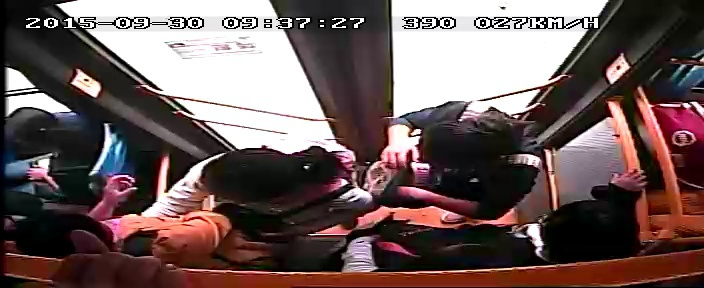
#> input picture 599.jpg, 704 x 288 px, given as the content of the folder E:/PROGRAM/APC/sample_test/3, which was not available
$ python test.py   (Python 2 division)   (older library calls are emulated)
#> lines starting #> are read from the running program, lines starting #| are printed output that depends on the picture; pictures that were not available may be replaced by others from this repository, and a replacement may not be noted
### STC.py
# coding : utf-8
# FileName : STC.py

'''

Fast Tracking via Spatio-Temporal Context Learning

'''

import os
import re
import cv2
import video
import numpy as np
import matplotlib.pyplot as plt
from common import draw_str, RectSelector
import time
# from mpl_toolkits.mplot3d import Axes3D

eps = 1e-20


def get_context(img, pos, sz, window):
    # print img.shape
    # print window.shape
    xs = np.floor(np.arange(pos[0] - sz[0] / 2, pos[0] + sz[0] / 2))
    ys = np.floor(np.arange(pos[1] - sz[1] / 2, pos[1] + sz[1] / 2))
    xs[xs < 1] = 1
    ys[ys < 1] = 1
    xs[xs > (img.shape[1] - 1)] = img.shape[1] - 1
    ys[ys > (img.shape[0] - 1)] = img.shape[0] - 1
    xs = xs.astype(int)
    ys = ys.astype(int)
    rs = np.dot(ys.reshape(-1, 1), np.ones(len(xs)).reshape(1, -1))
    cs = np.dot(xs.reshape(-1, 1), np.ones(len(ys)).reshape(1, -1)).T
    out = img[rs.astype('int'), cs.astype('int')]

    cv2.namedWindow('Test', 0)
    cv2.imshow('Test', out)

    out = np.float32(out)

    out = window * out

    return out


class STC:
    def __init__(self, frame, rect):
        ##initialization
        x1, y1, x2, y2 = rect
        w, h = map(cv2.getOptimalDFTSize, [x2 - x1, y2 - y1])
        self.pos = (x1 + x2) // 2, (y1 + y2) // 2
        self.pos_init = (x1 + x2) // 2, (y1 + y2) // 2
        self.target_sz = w, h

        # parameters according to the paper.
        self.padding = 1  # extra area surrounding the target
        self.rho = 0.075  # the learning parameter \rho
        self.sz = np.floor(np.array(self.target_sz) * (1 + self.padding))  # size of context region

        # parameters of scale updata
        self.scale = 1
        self.lamb = 0.25
        self.num = 5

        # pre-computed confidence map
        self.alapha = 2.25  # parmeter \alpha in Eq.(6)
        self.rs, self.cs = np.mgrid[(1 - self.sz[1] / 2):(1 + self.sz[1] - self.sz[1] / 2),
                           (1 - self.sz[0] / 2):(1 + self.sz[0] - self.sz[0] / 2)]
        self.dist = self.rs ** 2 + self.cs ** 2
        self.conf = np.exp(-0.5 / self.alapha * np.sqrt(self.dist))
        self.conf = self.conf / np.sum(self.conf)
        self.conff = np.fft.fft2(self.conf)

        # control precision
        self.conff.real = np.float32(self.conff.real)
        self.conff.imag = np.float32(self.conff.imag)

        # store pre-computed weight window
        self.ham_win = np.dot(np.hamming(self.sz[1]).reshape(-1, 1),
                              np.hanning(self.sz[0]).reshape(1, -1))
        self.sigma = np.mean(self.target_sz)
        self.window = self.ham_win * np.exp(-0.5 / (self.sigma ** 2) * self.dist)
        self.window = self.window / np.sum(self.window)

        # control precision
        self.window = np.float32(self.window)


        self.contextprior = get_context(frame, self.pos, self.sz, self.window)
        self.hscf = self.conff / np.fft.fft2(self.contextprior)
        self.Hstcf = self.hscf

        self.updata_scale()
        self.updata_tracker(frame)

    def updata_scale(self):
        self.sigma = self.sigma * self.scale
        self.window = self.ham_win * np.exp(-0.5 / (self.sigma ** 2) * self.dist)
        self.window = self.window / np.sum(self.window)

    def updata_tracker(self, frame):
        self.contextprior = get_context(frame, self.pos, self.sz, self.window)
        self.confmap = np.fft.ifft2(self.Hstcf * np.fft.fft2(self.contextprior)).real
        pos_now = np.where(self.confmap == self.confmap.max())
        self.pos = self.pos[0] - 0.5 * self.sz[0] + pos_now[1][0] + 1, self.pos[1] - 0.5 * self.sz[1] + pos_now[0][
            0] + 1
        self.cal_psr(pos_now)
        self.contextprior = get_context(frame, self.pos, self.sz, self.window)
        self.hscf = self.conff/np.fft.fft2(self.contextprior) # ??
        self.Hstcf = (1 - self.rho) * self.Hstcf + self.rho * self.hscf

    # [8 lines left out: function draw_state, not called in this run]

    def cal_psr(self, pos):
        mval, smean, sstd = self.confmap.max(), self.confmap.mean(), self.confmap.std()
        self.psr = (mval - smean) / (sstd + eps)


class App:
    # [52 lines left out: functions __init__, onrect, run, not called in this run]


# [5 lines that do not run on import are left out]

### test.py
import os
import time

import cv2
import imutils
import numpy as np
import scipy.io as sio
from STC import STC


GRAD_DDEPTH = cv2.CV_16S  # Word size for gradient channels.
# Central degrees for gradient orientation channels.
ORIENTATION_DEGREES = [15, 45, 75, 105, 135, 165]
ORIENTATION_BIN = 14  # Bin size for orientation channels.


def oriented_gradient(degree_mat, degree, bin_size):
    """
    Returns the oriented gradient channel.

    :param grad_x: Gradient computed only for X axis.
    :param grad_y: Gradient computed only for Y axis.
    :param degree: Degree of the edge to be calculated
    :param bin_size: Degree margin for which the edges to be calculated.

    For example, if degree is '30' and bin size is '10', this routine computes edges for the degree interval 20 to 40.
    """

    lower_bound = degree - bin_size
    upper_bound = degree + bin_size

    rows, cols = degree_mat.shape

    oriented = np.zeros((rows, cols), np.uint8)

    mask = (degree_mat > lower_bound) * (degree_mat < upper_bound)
    oriented[mask] = 255

    return oriented


def crop_img(I, shrink):
    ndim_I = len(I.shape)
    assert ndim_I > 1
    h, w = I.shape[:2]
    cr = np.mod([h, w], shrink)
    if np.any(cr):
        h = h - cr[0]
        w = w - cr[1]
    I = I[:h, :w]
    return I


def get_feature(I, shrink):
    I = crop_img(I, shrink)
    h, w = I.shape[:2]
    h /= shrink
    w /= shrink

    gray_img = cv2.cvtColor(I, cv2.COLOR_BGR2GRAY)
    gray_img = cv2.GaussianBlur(gray_img, (3, 3), 0)

    gradient_x = cv2.Sobel(gray_img, GRAD_DDEPTH, 1, 0)
    gradient_y = cv2.Sobel(gray_img, GRAD_DDEPTH, 0, 1)

    gx_scaled = cv2.convertScaleAbs(gradient_x)
    gy_scaled = cv2.convertScaleAbs(gradient_y)

    magnitude = cv2.addWeighted(gx_scaled, 0.5, gy_scaled, 0.5, 0)

    luv = cv2.cvtColor(I, cv2.COLOR_BGR2LUV)

    assert len(ORIENTATION_DEGREES) == 6
    assert min(ORIENTATION_DEGREES) - ORIENTATION_BIN > 0
    assert max(ORIENTATION_DEGREES) + ORIENTATION_BIN < 180

    degree = np.arctan2(gradient_y, gradient_x) * 180 / np.pi

    for i, deg in enumerate(ORIENTATION_DEGREES):
        orie = oriented_gradient(degree, deg, ORIENTATION_BIN)
        orie = cv2.medianBlur(orie, 3)
        orie = cv2.bitwise_and(orie, magnitude)
        H = orie.copy() if not i else np.dstack((H, orie))

    luv = cv2.resize(luv, (w, h))
    magnitude = cv2.resize(magnitude, (w, h))
    H = cv2.resize(H, (w, h))

    return luv, magnitude, H


def forestInds(data, thrs, fids, child, N, nfeats):
    # could be optimize
    nFeats_perChn = data.shape[-1] / 10
    chn_idx = fids[0] / nFeats_perChn
    feat_idx = fids[0] % nFeats_perChn

    inds = np.zeros((N, 1), dtype=np.int)
    out = np.ones((N, 1), dtype=np.int)

    idx = feat_idx * 10 + chn_idx
    # [7 lines of commented-out code are left out]
    out[data[:, idx] > thrs[0]] = 2
    return out


def pyramid(image, scale=1.2, minSize=(256, 128)):
    yield scale, image
    while True:
        w = int(image.shape[1] / scale)
        image = imutils.resize(image, width=w)
        if image.shape[0] < minSize[1] or image.shape[1] < minSize[0]:
            break
        yield scale, image


def sliding_window(imageSize, stepSize, windowSize, chns_feat):
    for y in xrange(0, imageSize[0] - windowSize[1] + 1, stepSize):
        for x in xrange(0, imageSize[1] - windowSize[0] + 1, stepSize):
            # feat_veator = np.hstack([chns_feat[y / 4 : (y / 4 + 8), x / 4 : (x / 4 + 16), i].flatten() for i in range(chns_feat.shape[-1])])
            feat_vector = chns_feat[
                y / 4:y / 4 + 8, x / 4:x / 4 + 16].flatten()
            yield (x, y, feat_vector)


def sliding_window_test(imageSize, stepSize, windowSize, chns_feat):
    out = []
    for y in xrange(0, imageSize[0] - windowSize[1] + 1, stepSize):
        for x in xrange(0, imageSize[1] - windowSize[0] + 1, stepSize):
            # feat_veator = np.hstack([chns_feat[y / 4 : (y / 4 + 8), x / 4 : (x / 4 + 16), i].flatten() for i in range(chns_feat.shape[-1])])
            chns_feat_vector = chns_feat[
                y / 4:y / 4 + 8, x / 4:x / 4 + 16].flatten()
            out.append(chns_feat_vector)
    return out


if __name__ == '__main__':

    test = sio.loadmat('model.mat')
#> (reads model.mat from the repository)
    fids = test['model'][0][0][0]
    thrs = test['model'][0][0][1]
    child = test['model'][0][0][2]
    hs = test['model'][0][0][3]
    weights = test['model'][0][0][4]
    depth = test['model'][0][0][5]
    errs = test['model'][0][0][6]
    losses = test['model'][0][0][7]
    treeDepth = test['model'][0][0][8]

    nWeaks = fids.shape[1]

    path = r'E:\PROGRAM\APC\sample_test\3'
    files = os.listdir(path)
    stop_flag = False
    continue_flag = True
    tracker_list = []

    for file in files:

        image = cv2.imread(os.path.join(path, file))
#> image is the input picture: shape (288, 704, 3); mean B, G, R 88.8, 90, 108.2
        image = image[:, :, ::-1]
        image = cv2.resize(image, (image.shape[1] / 2, image.shape[0] / 2))
#> image: shape (144, 352, 3)
        gray = cv2.cvtColor(image, cv2.COLOR_BGR2GRAY)
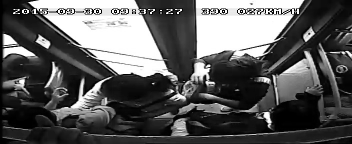
#> gray: shape (144, 352); min 0, max 255, mean 91.8
        vis = image.copy()

        start = time.time()
        tracker_temp = []
        for tracker in tracker_list:
            pos_p = tracker.pos
            tracker.updata_tracker(gray)
            pos_n = tracker.pos
            if abs(pos_p[0] - pos_n[0]) > 1:
                tracker.draw_state(vis)
                tracker_temp.append(tracker)
#> after the loop, tracker_temp = []
        tracker_list = tracker_temp
#> tracker_list = []

        luv, m, h = get_feature(image, shrink=4)
#> in get_feature, `luv = cv2.cvtColor(I, cv2.COLOR_BGR2LUV)`: luv: shape (144, 352, 3); mean of channels 0, 1, 2 92.9, 95.8, 124.7
#> the loop in get_feature, `for i, deg in enumerate(ORIENTATION_DEGREES):` made 6 passes
#> pass 1, in oriented_gradient, `mask = (degree_mat > lower_bound) * (degree_mat < upper_bound)`:
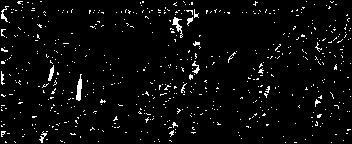
#> mask: shape (144, 352) bool; 3.9% white in thin lines or dots
#> in get_feature, `luv = cv2.resize(luv, (w, h))`: luv: shape (36, 88, 3); mean of channels 0, 1, 2 92.7, 95.9, 124.8
        chns_feat = np.dstack((luv, m, h))

        # [6 lines of commented-out code are left out]
        feat_mat = []
        coor_x = []
        coor_y = []
        #
        # out = sliding_window_test(image.shape,8,(64,32),chns_feat)
        for (x, y, feat_vector) in sliding_window(image.shape, 4, (64, 32), chns_feat):
            feat_mat.append(feat_vector)
            coor_x.append(x)
            coor_y.append(y)
#> this loop made 2117 passes
#> x on passes 1 to 3: 0, 4, 8
#> after the loop, coor_x = 2117 values, max 288 at index 72, min 0 at index 0, mean 144; coor_y = 2117 values from 0 to 112; feat_mat = 2117 items

        end1 = time.time()
        # print "test time spend : %f" % (end1 - end)
        #
        feat_mat = np.array(feat_mat)
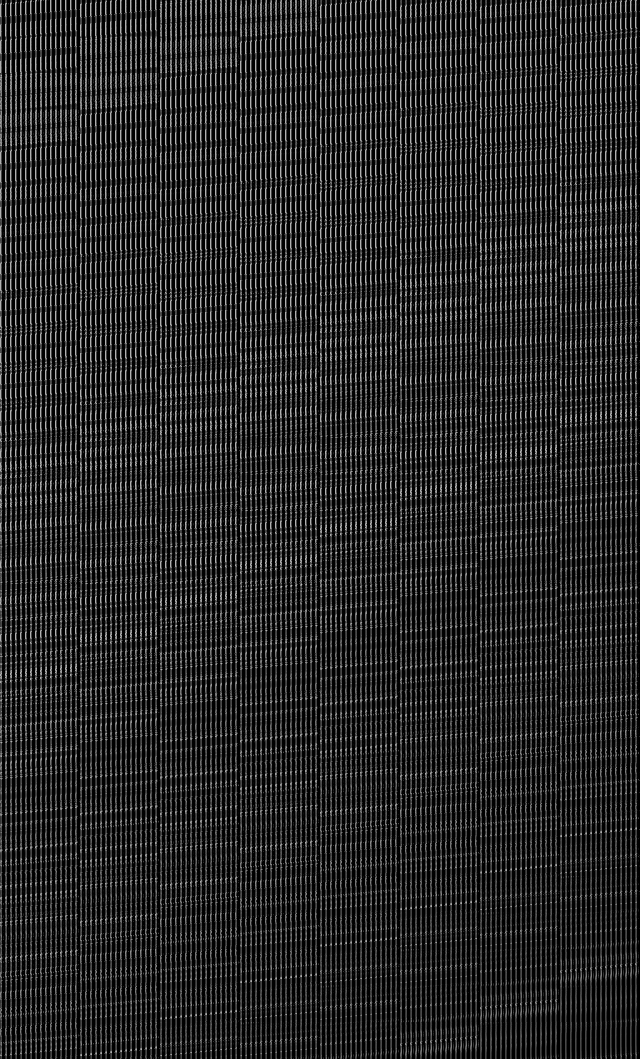
#> feat_mat: shape (2117, 1280) (shown at 1/2 size); min 0, max 255, mean 39.2
        #
        #
        nWin, nWinFeat = feat_mat.shape
#> nWin = 2117; nWinFeat = 1280
        hs_out = np.zeros((nWin, 1))
#> hs_out = 2117 values from 0 to 0

        for i in range(nWeaks):
            ids = forestInds(feat_mat, thrs[:, i], fids[
                             :, i], child[:, i], nWin, nWinFeat)
            hs_out = hs_out + hs[ids, i]
#> this loop made 128 passes
#> (chn_idx in forestInds, feat_idx in forestInds, idx in forestInds) on passes 1 to 12: (3, 71, 713), (0, 37, 370), (5, 70, 705), (0, 52, 520), (3, 57, 573), (5, 1, 15), (1, 91, 911), (0, 20, 200), (3, 88, 883), (5, 73, 735), (5, 69, 695), (3, 72, 723)
#> after the loop, hs_out = 2117 values, max 16.93 at index 1014, min -7.76 at index 2114, mean 6.72

        coor_x = np.array(coor_x)
        coor_y = np.array(coor_y)

        coor_x.shape = -1, 1
        coor_y.shape = -1, 1

        test_x = coor_x[hs_out > 16]
#> test_x = [256, 236, 260, 64]
        test_y = coor_y[hs_out > 16]
#> test_y = [40, 48, 52, 72]

        for (x, y) in zip(test_x, test_y):
            tracker = STC(gray, [x, y, x + 64, y + 32])
            tracker_list.append(tracker)
            cv2.rectangle(vis, (x, y), (x + 64, y + 32), (0, 255, 255), 1)
#> this loop made 4 passes
#> (x, y, x1 in STC, y1 in STC, x2 in STC, y2 in STC) on passes 1 to 4: (256, 40, 256, 40, 320, 72), (236, 48, 236, 48, 300, 80), (260, 52, 260, 52, 324, 84), (64, 72, 64, 72, 128, 104)
#> pass 1, in __init__, `self.rs, self.cs = np.mgrid[(1 - self.sz[1] / 2):(1 + self.sz[1] - sel..`:
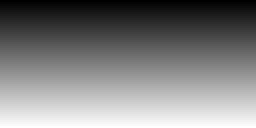
#> self.rs: shape (64, 128) float64 (shown 2 times larger); min -31, max 32, mean 0.5; drawn with min black and max white
#> pass 1, in __init__, `self.rs, self.cs = np.mgrid[(1 - self.sz[1] / 2):(1 + self.sz[1] - sel..`:
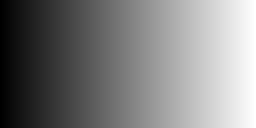
#> self.cs: shape (64, 128) float64 (shown 2 times larger); min -63, max 64, mean 0.5; drawn with min black and max white
#> pass 1, in __init__, `self.dist = self.rs ** 2 + self.cs ** 2`:
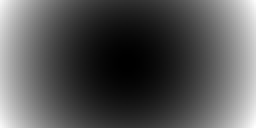
#> self.dist: shape (64, 128) float64 (shown 2 times larger); min 0, max 5120, mean 1707; drawn with min black and max white
#> pass 1, in __init__, `self.conf = np.exp(-0.5 / self.alapha * np.sqrt(self.dist))`:
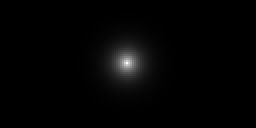
#> self.conf: shape (64, 128) float64 (shown 2 times larger); min 1.24e-07, max 1, mean 0.0155
#> after the loop, tracker_list = 4 items

        end_total = time.time()
        print "total spend time : %f" % (end_total - start)
        cv2.namedWindow("window", 0)
        cv2.imshow("window", vis)
        ch = cv2.waitKey(1)
#> (key Esc is pressed here)
        if ch == 27:
            cv2.destroyAllWindows()
            break
# [15 lines of commented-out code are left out]
